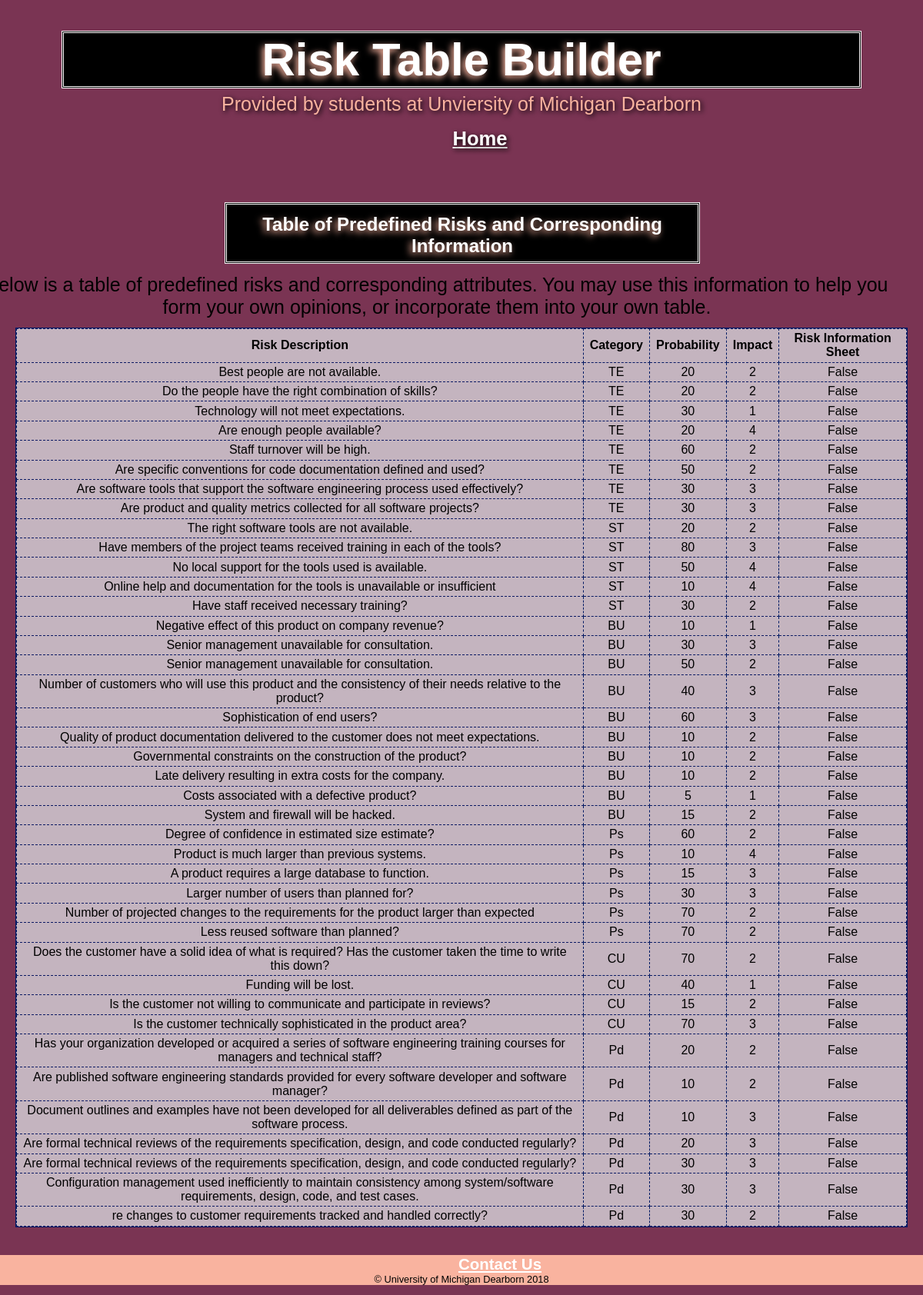
The app's page /riskTable/predefinedRisksTable/predefinedRisksTable.php with its own data.
### tables this page shows
CREATE TABLE risks (
    riskID int NOT NULL AUTO_INCREMENT,
    riskDescription varchar(1000) NOT NULL,
    riskCategory varchar(2) NOT NULL,
    riskProbability INT(25) NOT NULL,
    riskImpact int(5) NOT NULL,
    riskInfoSheet boolean not null default 0,
    PRIMARY KEY (riskID)
);

### riskTable/predefinedRisksTable/predefinedRisksTable.php (the view, shortened to what this page needs)
<?php include '../view/header.php';?>
<?php require_once('../model/database.php');
try {
    $db = new PDO($dsn, $username, $password);
    $query = 'SELECT * FROM risks';
    $statement = $db->prepare($query);
    $statement->execute();
    $risks = $statement->fetchAll();
    $statement->closeCursor(); ?>
    <main>
      <h1>Table of Predefined Risks and Corresponding Information</h1>
      <p>
        Below is a table of predefined risks and corresponding attributes. You may use this
        information to help you form your own opinions, or incorporate them into your own table.
      </p>
      <table align="center">
          <th>Risk Description</th>
          <th>Category</th>
          <th>Probability</th>
          <th>Impact</th>
          <th>Risk Information Sheet</th>
        <?php foreach($risks as $risk){?>
        <tr>
            <td><?php echo $risk['riskDescription']; ?></td>
            <td><?php echo $risk['riskCategory']; ?></td>
            <td><?php echo $risk['riskProbability']; ?></td>
            <td><?php echo $risk['riskImpact']; ?></td>
            <td>
              <?php
                if($risk['riskInfoSheet'] == 0){
                  echo "False";
                }
                else {
                  echo "True";
                }
             ?>
            </td>
        </tr>
        <?php } ?>
      </table>
    </main>
<?php
} catch (PDOException $e) {
    $error_message = $e->getMessage();
    include('../errors/database_error.php');
    exit();
} ?>
</html>
<?php include '../view/footer.php'; ?>

### riskTable/view/header.php (shortened to what this page needs)
<!DOCTYPE html>
<html>
<head>
    <link rel="stylesheet" type="text/css" href="/375_NEW/riskTable/main.css">
</head>
<body>
<header>
    <h1>Risk Table Builder</h1>
    <p>Provided by students at Unviersity of Michigan Dearborn</p>
    <nav>
        <ul>
            <li><a href="/375_NEW/riskTable/">Home</a></li>
        </ul>
    </nav>
</header>

### riskTable/view/footer.php
<!DOCTYPE html>
<html>
  <footer>
    <p style="text-align:center">
      <a href="https://goo.gl/forms/p0lVXdB6ZQISwF0G2" target="_blank">Contact Us</a><br>
      &copy; University of Michigan Dearborn 2018
    </p>
  </footer>
</html>

### riskTable/main.css (style rules this page uses)
html { background-color: #7a3453; background-repeat: no-repeat; background-size: contain; background-position: center; background-size: auto; }
body { margin-top: 0; font-family: Arial, Helvetica, sans-serif; width: auto; margin: auto; }
header { color: #f9b39f; font-family: Impact, sans-serif; font-size: 40px; text-align: center; text-shadow: 2px 2px 6px black; margin: 0; padding: 1em 2em; }
header h1 { color: white; text-align: center; margin: 0; padding: 0; }
header p { text-align: center; margin: 0; padding: .25em 0 0 0; }
header ul { text-align: center; margin: 0; padding: 1em 0 0 0; }
main { text-align: center; padding: 1.25em; margin-left: -4em; }
footer { background-color: #f9b39f; position: sticky; bottom: 0; width:100%; }
footer p { text-align: center; font-size: 80%; margin: 1em 0; }
h1 { font-size: 150%; margin: 0; padding: .5em 0 .25em; }
h1, h2 { position: relative; background-color: black; color: white; text-shadow: -3px 3px 8px #f9b39f; margin-bottom: .15em; margin-left: 14em; margin-right: 11.25em; margin-top: 0; border-style: double; }
p { font-size: 25px; text-align: center; margin: .5em 0 .5em 0; padding: 0; }
ul { margin: 0; padding: 0; }
li { margin: 0; padding: 0; }
nav ul { list-style-type: none; margin-left: 0; padding-left: 0; }
nav ul li { padding-bottom: 0.5em; }
nav { margin-left: -3.25em; font-size: 16px; }
a { color: white; font-weight: bold; margin-left: 100px; font-size: 160%; }
table { background-color: #c4b4bf; margin-left: 4em; display: inline-block; style.display: center; text-align: center; border: 1px solid #001963; border-collapse: collapse; }
td, th { text-align: center; border: 1px dashed #001963; padding: .2em .5em .2em .5em; }

### records on screen
risks: riskDescription "Best people are not available.", riskCategory "TE", riskProbability "20", riskImpact "2", riskInfoSheet "False"
risks: riskDescription "Do the people have the right combination of skills?", riskCategory "TE", riskProbability "20", riskImpact "2", riskInfoSheet "False"
risks: riskDescription "Technology will not meet expectations.", riskCategory "TE", riskProbability "30", riskImpact "1", riskInfoSheet "False"
risks: riskDescription "Are enough people available?", riskCategory "TE", riskProbability "20", riskImpact "4", riskInfoSheet "False"
risks: riskDescription "Staff turnover will be high.", riskCategory "TE", riskProbability "60", riskImpact "2", riskInfoSheet "False"
risks: riskDescription "Are specific conventions for code documentation defined and used?", riskCategory "TE", riskProbability "50", riskImpact "2", riskInfoSheet "False"
risks: riskDescription "Are software tools that support the software engineering process used effectively?", riskCategory "TE", riskProbability "30", riskImpact "3", riskInfoSheet "False"
risks: riskDescription "Are product and quality metrics collected for all software projects?", riskCategory "TE", riskProbability "30", riskImpact "3", riskInfoSheet "False"
risks: riskDescription "The right software tools are not available.", riskCategory "ST", riskProbability "20", riskImpact "2", riskInfoSheet "False"
risks: riskDescription "Have members of the project teams received training in each of the tools?", riskCategory "ST", riskProbability "80", riskImpact "3", riskInfoSheet "False"
risks: riskDescription "No local support for the tools used is available.", riskCategory "ST", riskProbability "50", riskImpact "4", riskInfoSheet "False"
risks: riskDescription "Online help and documentation for the tools is unavailable or insufficient", riskCategory "ST", riskProbability "10", riskImpact "4", riskInfoSheet "False"
risks: riskDescription "Have staff received necessary training?", riskCategory "ST", riskProbability "30", riskImpact "2", riskInfoSheet "False"
risks: riskDescription "Negative effect of this product on company revenue?", riskCategory "BU", riskProbability "10", riskImpact "1", riskInfoSheet "False"
risks: riskDescription "Senior management unavailable for consultation.", riskCategory "BU", riskProbability "30", riskImpact "3", riskInfoSheet "False"
risks: riskDescription "Senior management unavailable for consultation.", riskCategory "BU", riskProbability "50", riskImpact "2", riskInfoSheet "False"
risks: riskDescription "Number of customers who will use this product and the consistency of their needs relative to the product?", riskCategory "BU", riskProbability "40", riskImpact "3", riskInfoSheet "False"
risks: riskDescription "Sophistication of end users?", riskCategory "BU", riskProbability "60", riskImpact "3", riskInfoSheet "False"
risks: riskDescription "Quality of product documentation delivered to the customer does not meet expectations.", riskCategory "BU", riskProbability "10", riskImpact "2", riskInfoSheet "False"
risks: riskDescription "Governmental constraints on the construction of the product?", riskCategory "BU", riskProbability "10", riskImpact "2", riskInfoSheet "False"
risks: riskDescription "Late delivery resulting in extra costs for the company.", riskCategory "BU", riskProbability "10", riskImpact "2", riskInfoSheet "False"
risks: riskDescription "Costs associated with a defective product?", riskCategory "BU", riskProbability "5", riskImpact "1", riskInfoSheet "False"
risks: riskDescription "System and firewall will be hacked.", riskCategory "BU", riskProbability "15", riskImpact "2", riskInfoSheet "False"
risks: riskDescription "Degree of confidence in estimated size estimate?", riskCategory "Ps", riskProbability "60", riskImpact "2", riskInfoSheet "False"
risks: riskDescription "Product is much larger than previous systems.", riskCategory "Ps", riskProbability "10", riskImpact "4", riskInfoSheet "False"
risks: riskDescription "A product requires a large database to function.", riskCategory "Ps", riskProbability "15", riskImpact "3", riskInfoSheet "False"
risks: riskDescription "Larger number of users than planned for?", riskCategory "Ps", riskProbability "30", riskImpact "3", riskInfoSheet "False"
risks: riskDescription "Number of projected changes to the requirements for the product larger than expected", riskCategory "Ps", riskProbability "70", riskImpact "2", riskInfoSheet "False"
risks: riskDescription "Less reused software than planned?", riskCategory "Ps", riskProbability "70", riskImpact "2", riskInfoSheet "False"
risks: riskDescription "Does the customer have a solid idea of what is required? Has the customer taken the time to write this down?", riskCategory "CU", riskProbability "70", riskImpact "2", riskInfoSheet "False"
risks: riskDescription "Funding will be lost.", riskCategory "CU", riskProbability "40", riskImpact "1", riskInfoSheet "False"
risks: riskDescription "Is the customer not willing to communicate and participate in reviews?", riskCategory "CU", riskProbability "15", riskImpact "2", riskInfoSheet "False"
risks: riskDescription "Is the customer technically sophisticated in the product area?", riskCategory "CU", riskProbability "70", riskImpact "3", riskInfoSheet "False"
risks: riskDescription "Has your organization developed or acquired a series of software engineering training courses for managers and technical staff?", riskCategory "Pd", riskProbability "20", riskImpact "2", riskInfoSheet "False"
risks: riskDescription "Are published software engineering standards provided for every software developer and software manager?", riskCategory "Pd", riskProbability "10", riskImpact "2", riskInfoSheet "False"
risks: riskDescription "Document outlines and examples have not been developed for all deliverables defined as part of the software process.", riskCategory "Pd", riskProbability "10", riskImpact "3", riskInfoSheet "False"
risks: riskDescription "Are formal technical reviews of the requirements specification, design, and code conducted regularly?", riskCategory "Pd", riskProbability "20", riskImpact "3", riskInfoSheet "False"
risks: riskDescription "Are formal technical reviews of the requirements specification, design, and code conducted regularly?", riskCategory "Pd", riskProbability "30", riskImpact "3", riskInfoSheet "False"
risks: riskDescription "Configuration management used inefficiently to maintain consistency among system/software requirements, design, code, and test cases.", riskCategory "Pd", riskProbability "30", riskImpact "3", riskInfoSheet "False"
risks: riskDescription "re changes to customer requirements tracked and handled correctly?", riskCategory "Pd", riskProbability "30", riskImpact "2", riskInfoSheet "False"
